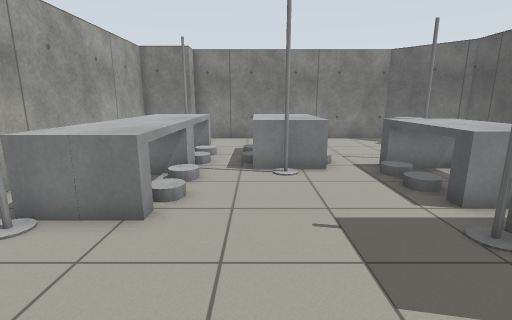
[1] (above)

16 first-person views from a walk through a Gazebo world. The camera is 1.1 m above the floor, tilts 12° down and sees 85° across. The floor is counted in squares, 0.5 m on a side. Each view is taken from the middle of a square. On the plan, view 1 faces up. The plan holds only what a view shows up to about 17 squares ahead; the rest is blank.

[2]
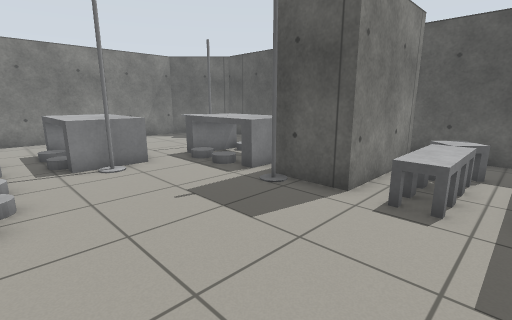

[3]
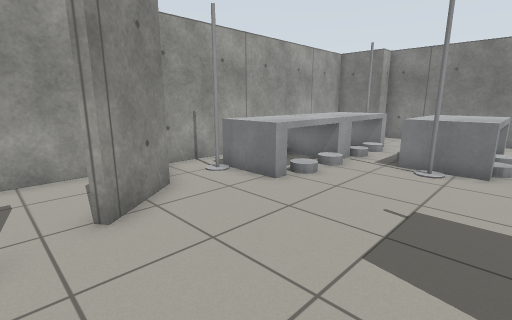

[4]
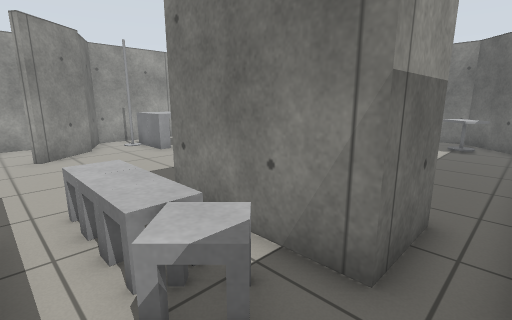

[5]
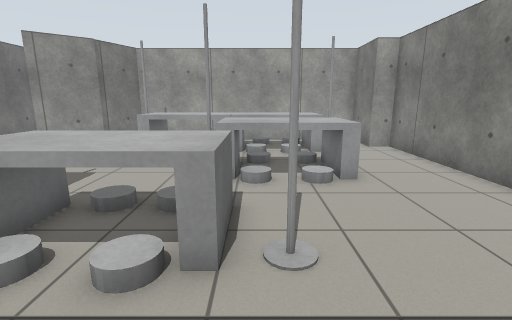

[6]
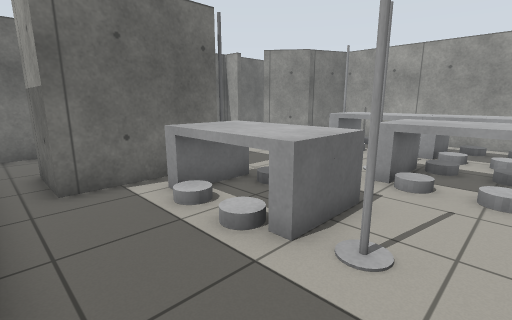

[7]
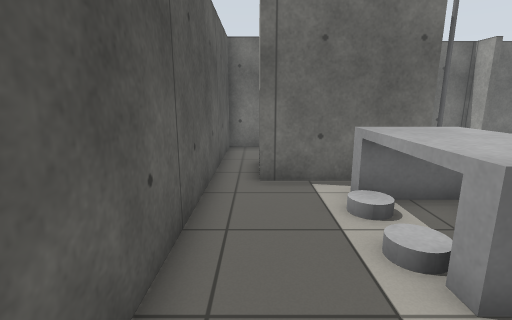

[8]
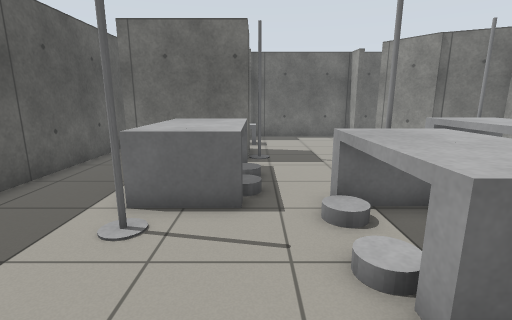

[9]
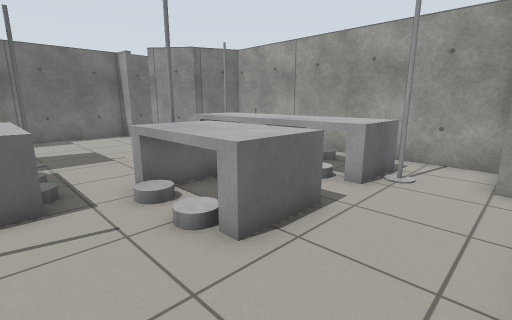

[10]
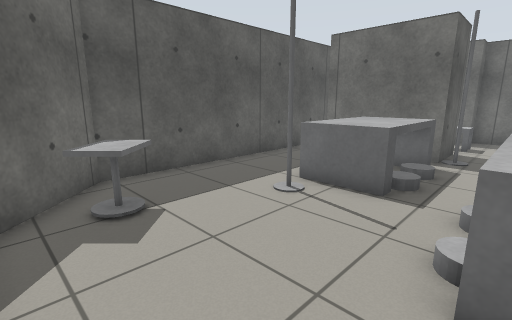

[11]
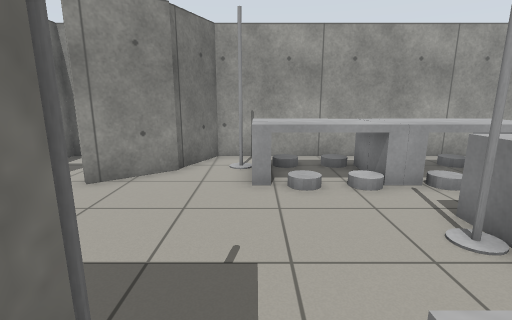

[12]
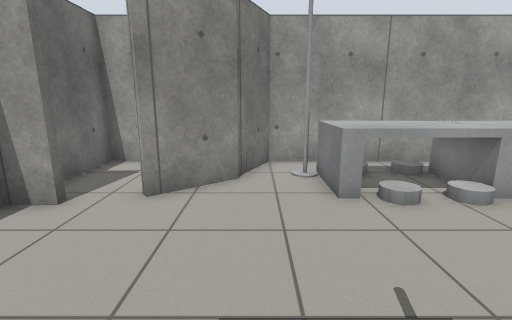

[13]
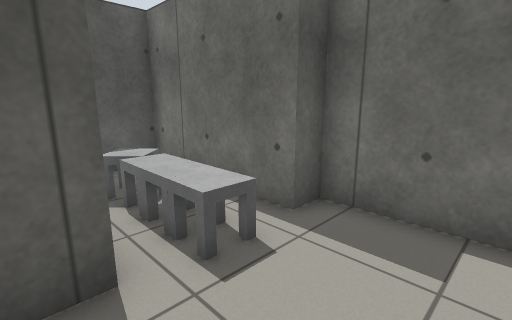

[14]
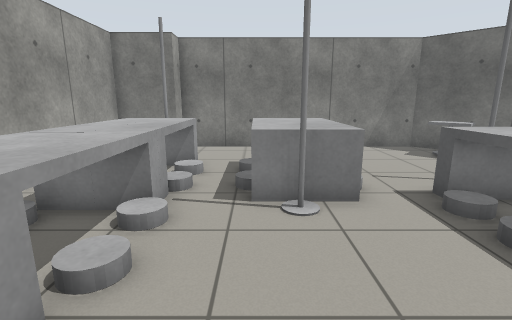

[15]
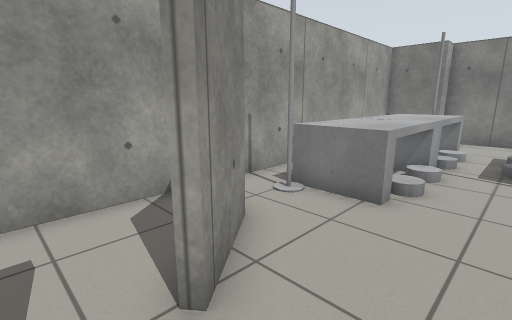

[16]
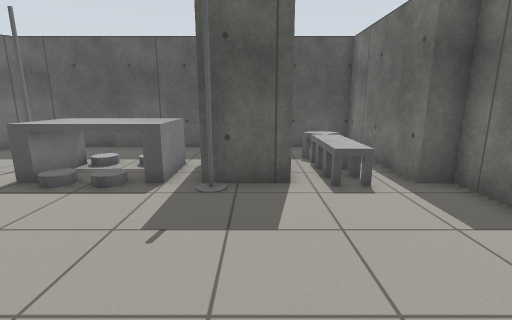

### Floor plan
Points are (right, up) in squares from view 1. A wall is a line through its corners. A room is listed if a view was taken in it or the views show most of it. See-through windows are left out.
Room 1 (views 1, 2, 3, 4, 5, 6, 7, 8, 9, 10, 11, 12, 13, 14, 15, 16)
walls: (4.4, 4.5) (8.9, 4.5) (8.9, 2.1) (4.3, 2.1) (4.3, 3.6); (-3.9, 2.6) (-2.2, 0.5) (-2.5, 0.2); (-2.1, -1.4) (-1.7, -1.4) (-1.6, -2.4) (4.3, -2.4) (4.3, -1.4) (10.3, -1.4) (10.3, 13.8) (7.6, 16.5) (-3.5, 16.5) (-3.5, 15.5) (-6.1, 15.5) (-6.1, 3.5) (-3.9, 2.4); (-6.1, 2.3) (-6.1, -2.4) (-2.4, -2.4)
objects: pillar (-4, 4); table (-4, 5); grey cylinder (-4, 6); grey cylinder (-4, 7) to (-4, 8); table (-4, 9); grey cylinder (-4, 10) to (-4, 11); grey cylinder (-4, 12); table (-4, 13); table (-3, 5) to (-2, 8); table (-3, 9) to (-2, 12); pillar (-3, 13); grey cylinder (-2, 6) to (-2, 7); grey cylinder (-2, 8); grey cylinder (-2, 10); grey cylinder (-2, 11) to (-2, 12); table (0, 9); grey cylinder (0, 10); grey cylinder (0, 11) to (0, 12); table (0, 13); pillar (1, 8); table (1, 9) to (2, 13); grey cylinder (2, 10); grey cylinder (2, 11) to (2, 12); table (4, 0) to (4, 1); pillar (4, 4); table (5, 0) to (5, 1); table (5, 6); grey cylinder (5, 7); grey cylinder (5, 8) to (5, 9); table (6, 0) to (6, 1); grey cylinder (6, 6) to (6, 7); grey cylinder (6, 8) to (6, 9); pillar (6, 10); table (7, 0) to (8, 1); table (7, 14) to (8, 15)

Where each view was taken, in squares from view 1:
view 1: 0 up, 0 right, facing up
view 2: 1 down, 2 left, facing up-right
view 3: 1 down, 3 right, facing up-left
view 4: 1 down, 10 right, facing up-left
view 5: 10 up, 10 right, facing left
view 6: 12 up, 10 right, facing down-left
view 7: 12 up, 9 right, facing down
view 8: 15 up, 4 right, facing down
view 9: 16 up, 5 right, facing down-left
view 10: 16 up, 2 right, facing down-right
view 11: 5 up, 5 right, facing left
view 12: 3 up, 4 right, facing left
view 13: 3 up, 1 right, facing down-right
view 14: 3 up, 0 right, facing up
view 15: 1 down, 0 right, facing up-left
view 16: 3 up, 3 left, facing right
